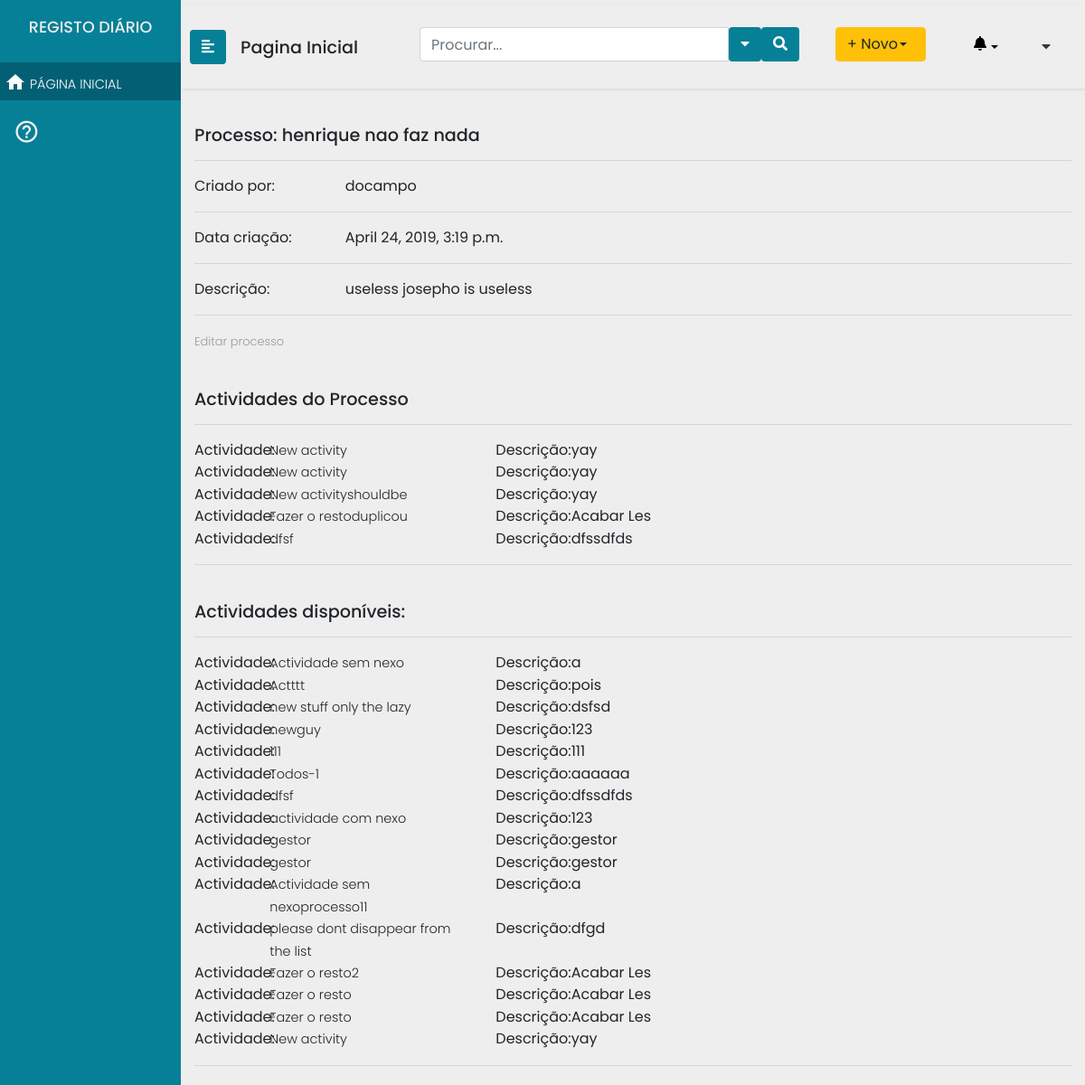
Page /processos/ProcessDetail/2 on the committed database.
### processes/models.py (models this page shows, shortened)
class Process(models.Model):
    process_name = models.CharField(max_length=200)
    user = models.ForeignKey(User, null=True, on_delete=models.SET_NULL)
    creation_date = models.DateTimeField("date created", default=django.utils.timezone.now())
    description = models.TextField(max_length=200)

class Activity(models.Model):
    activity_name = models.CharField(max_length=200)
    process = models.ForeignKey(Process, null=True,blank=True, on_delete=models.SET_NULL)
    description = models.TextField(max_length=200)
    role = models.ManyToManyField('Role', blank=True)
    original = models.ForeignKey('self', blank=True, null=True,on_delete=models.SET_NULL)
    pattern = models.ManyToManyField('Activities.Pattern')
    class Meta:
        verbose_name = ("Activity")
    def __str__(self):
        return self.activity_name

### Users/models.py (models this page shows)
class User(AbstractUser):
    id = models.AutoField(db_column='ID',primary_key=True)
    username = models.CharField(db_column='UserName',
                                max_length=255,
                                unique=True,
                                blank=True,
                                null=True)
    useremail = models.CharField(db_column='UserEmail',
                                 max_length=255,
                                 blank=True,
                                 null=True)
    password = models.CharField(db_column='Password',
                                max_length=255,
                                blank=True, null=True)
    organization = models.ForeignKey(Organization, null=True,blank=True, on_delete=models.SET_NULL)
    class Meta:
        managed = True
        db_table = 'User'
        permissions = (
            ("test_GProc", "Teste de permissao geral Gestor de Processos"),
            ("test_Analist", "Teste de permissao geral Analista"),
            ("test_Func", "Teste de permissao geral Funcionário"),
            ("test_Admin", "Teste de permissao geral Administrador"),)

### processes/views.py (the view)
# urls.py: path("processos/ProcessDetail/<int:pk>", views.ProcessDetail.as_view(), name="ProcessDetail"),
class ProcessDetail(DetailView):
	model = Process
	template_name = "processes/forms/process_detail.html"
	def get_context_data(self, **kwargs):
		context = super().get_context_data(**kwargs)
		proc_id = self.object.id
		context['pid'] = self.kwargs['pk']
		our_acts = Activity.objects.all().filter(process__id=proc_id)
		context['proc_acts'] = our_acts
		context['non_acts'] = Activity.objects.all().exclude(id__in=our_acts).exclude(process__isnull=False)
		return context

### templates/processes/forms/process_detail.html (shortened to what this page needs)
{% extends "processes/header2.html" %}
{% block content %}
{% include "processes/includes/sidenav.html" %}
<div class="container">
        <h3>Processo: {{object.process_name}} </h3>
        <hr>
            <div class="row">
                <div class="col-sm-2">Criado por: </div>
                <div class="col-sm-2"> {{object.user}}</div>
                </div>
                <hr>
         <div class="row">
                <div class="col-sm-2"> Data criação:</div>
                <div class="col-sm-3">{{object.creation_date}}</div>
            </div>
          <hr>
          <div class="row">
            <div class="col-sm-2"> Descrição:</div>
            <div class="col-sm-4">{{object.description}}</div>
        </div>
      <hr>
        <p><a href="/processos/ProcessUpdate/{{object.id}}"> Editar processo</a></p>
        <br>
        <h3>Actividades do Processo </h3>
        <hr>
        {% for act in proc_acts %}
        <div class="row">
        <div class="col-sm-1"> Actividade:</div>
        <div class="col-sm-3"><a href="/actividades/ActivityDetail/{{act.id}}">{{act}}</a></div>
        <div class="col-sm-1"> Descrição:</div>
        <div class="col-sm-3">{{act.description}}</div>
        </div>
        {% endfor %}
        <hr>
        <br>
        <h3>Actividades disponíveis: </h3>
        <hr>
        {% for act in non_acts %}
        <div class="row">
        <div class="col-sm-1"> Actividade:</div>
        <div class="col-sm-3"><a href="/actividades/ActivityDetail/{{act.id}}">{{act}}</a></div>
        <div class="col-sm-1"> Descrição:</div>
        <div class="col-sm-3">{{act.description}}</div>
        </div>
        {% endfor %}
        <hr>
        </div>
        {% endblock %}

### processes/static/processes/css/menu.css (style rules this page uses)
body { font-family: 'Poppins', sans-serif; background: #eee; }
h3 { font-family: 'Poppins', sans-serif; font-size: 1.2em; }
p,a { font-family: 'Poppins', sans-serif; font-size: 0.9em; font-weight: 300; line-height: 1.7em; color: #999; }
a,a:hover,a:focus { color: inherit; text-decoration: none; transition: all 0.3s; }

### rows in the picture
Process: process_name "henrique nao faz nada", user "docampo", creation_date "April 24, 2019, 3:19 p.m.", description "useless josepho is useless"
Activity: activity_name "New activity", description "yay"
Activity: activity_name "New activity", description "yay"
Activity: activity_name "New activityshouldbe", description "yay"
Activity: activity_name "Fazer o restoduplicou", description "Acabar Les"
Activity: activity_name "dfsf", description "dfssdfds"
Activity: activity_name "Actividade sem nexo", description "a"
Activity: activity_name "Actttt", description "pois"
Activity: activity_name "new stuff only the lazy", description "dsfsd"
Activity: activity_name "newguy", description "123"
Activity: activity_name "111", description "111"
Activity: activity_name "Todos-1", description "aaaaaa"
Activity: activity_name "dfsf", description "dfssdfds"
Activity: activity_name "actividade com nexo", description "123"
Activity: activity_name "gestor", description "gestor"
Activity: activity_name "gestor", description "gestor"
Activity: activity_name "Actividade sem nexoprocesso11", description "a"
Activity: activity_name "please dont disappear from the list", description "dfgd"
Activity: activity_name "Fazer o resto2", description "Acabar Les"
Activity: activity_name "Fazer o resto", description "Acabar Les"
Activity: activity_name "Fazer o resto", description "Acabar Les"
Activity: activity_name "New activity", description "yay"
